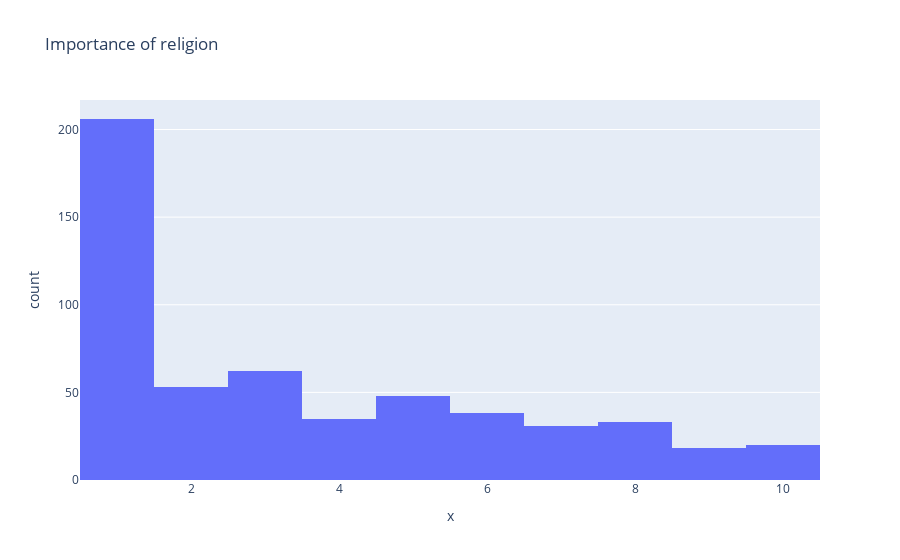

Source (notebook cell):
### Markdown cell above
#### Do we care about religion ?

### Code cell
fig = px.histogram(x=df_unique['imprelig'], title="Importance of religion")
fig.show()

### Figure 1 — Plotly figure (JSON) as saved in the notebook; plotly's stock layout.template omitted (floating-point values rounded to 4 significant figures; data arrays with more than 128 entries replaced by an {"elided": "..."} marker saying what was removed)
{"data": [{"alignmentgroup": "True", "bingroup": "x", "hovertemplate": "x=%{x}<br>count=%{y}<extra></extra>", "legendgroup": "", "marker": {"color": "#636efa", "pattern": {"shape": ""}}, "name": "", "offsetgroup": "", "orientation": "v", "showlegend": false, "type": "histogram", "x": {"elided": "551 int values"}, "xaxis": "x", "yaxis": "y"}], "layout": {"barmode": "relative", "legend": {"tracegroupgap": 0}, "title": {"text": "Importance of religion"}, "xaxis": {"anchor": "y", "domain": [0, 1], "title": {"text": "x"}}, "yaxis": {"anchor": "x", "domain": [0, 1], "title": {"text": "count"}}}}
